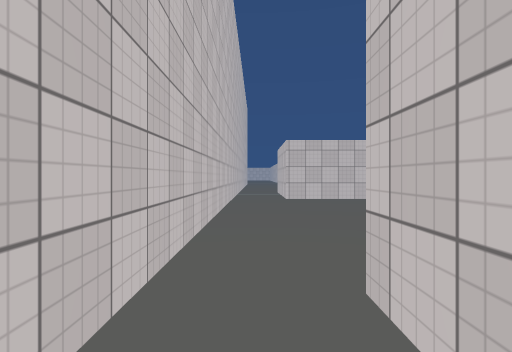
view 1 (above)

19 first-person views from a walk through a scene from a Unity 3-D project. The camera is 1.4 m above the floor, looks level and sees 80° across. The floor is counted in squares, 2 m on a side. Each view is taken from the middle of a square. On the plan, view 1 faces up. The plan holds only what a view shows up to about 10 squares ahead; the rest is blank. The place goes on beyond the plan. Some surface patterns are stand-ins.

view 2
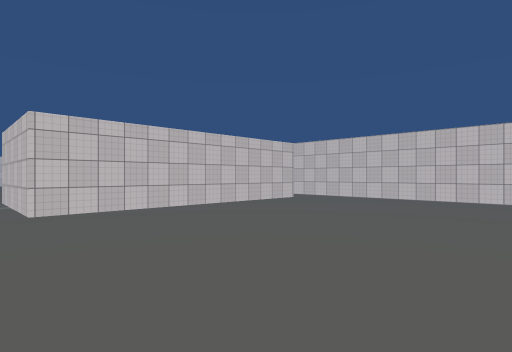

view 3
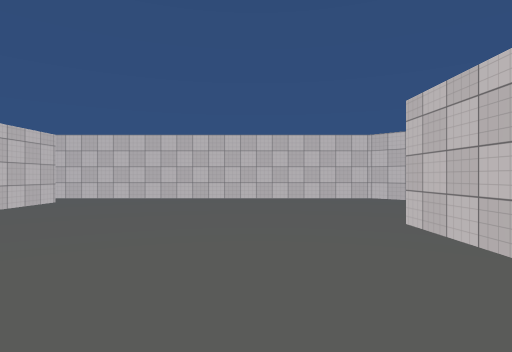

view 4
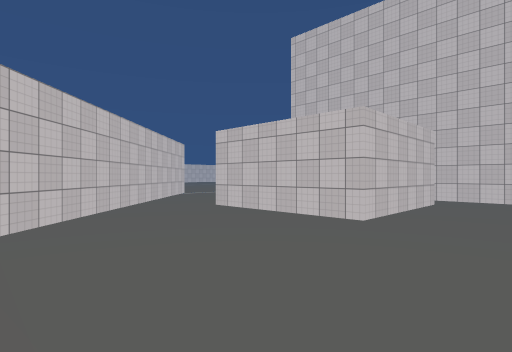

view 5
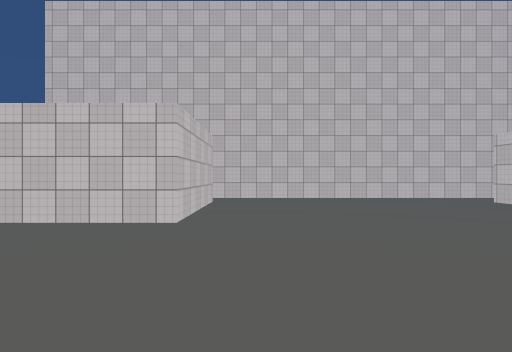

view 6
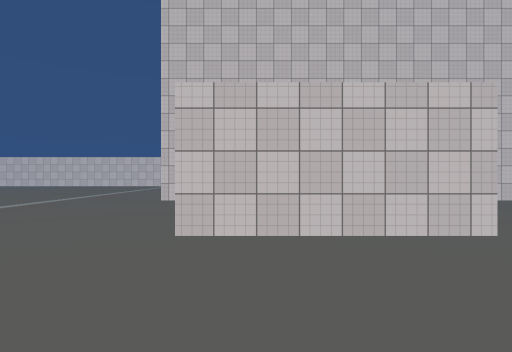

view 7
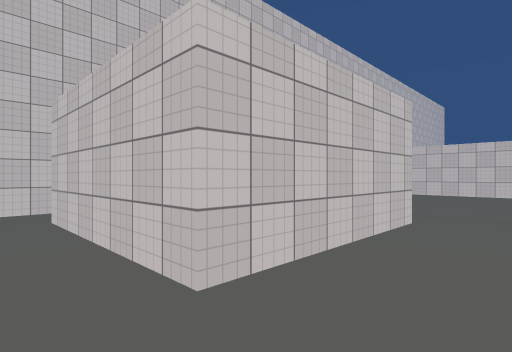

view 8
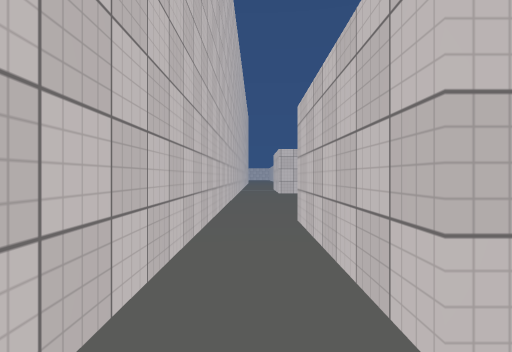

view 9
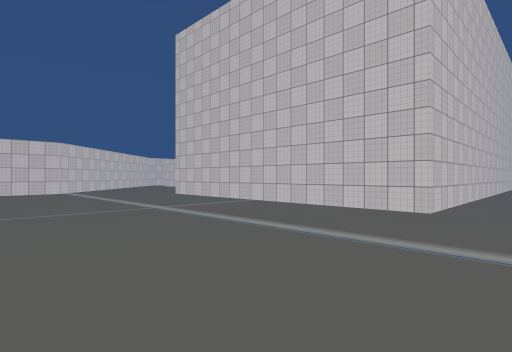

view 10
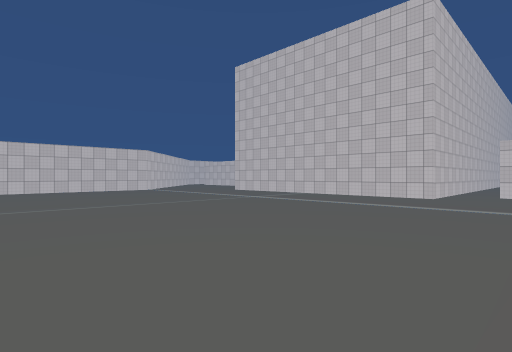

view 11
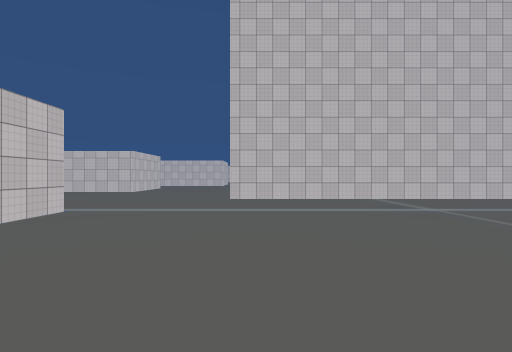

view 12
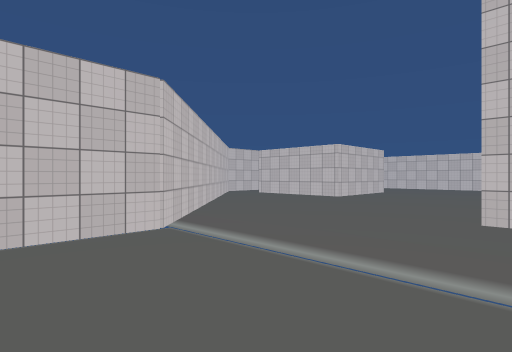

view 13
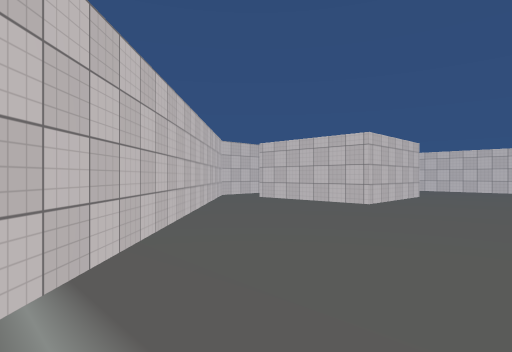

view 14
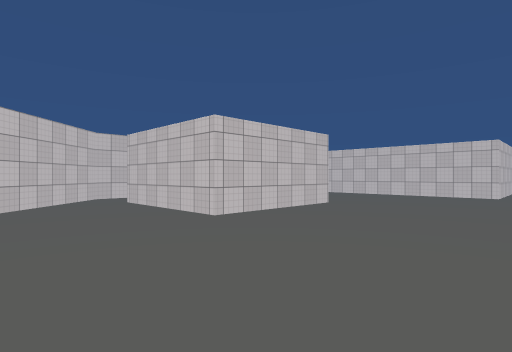

view 15
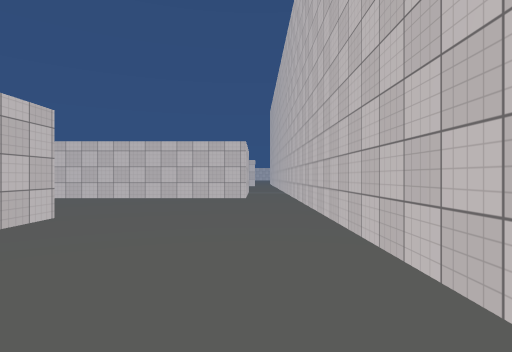

view 16
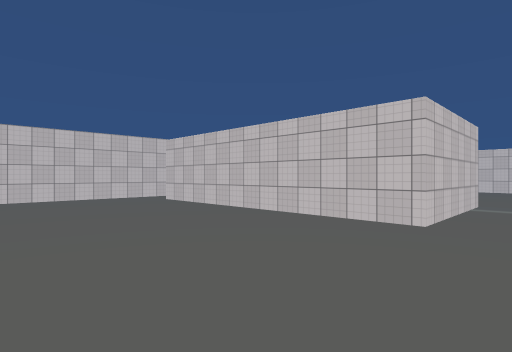

view 17
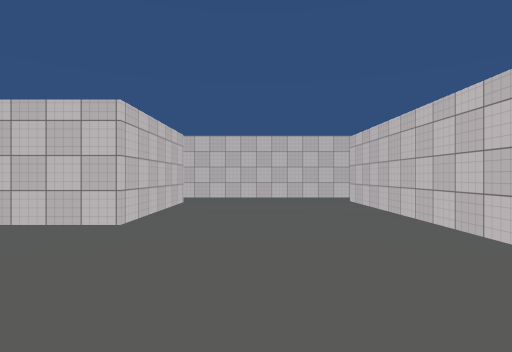

view 18
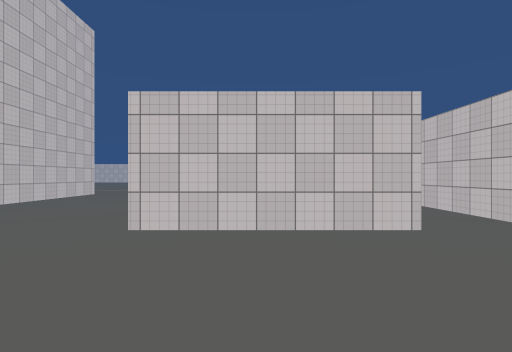

view 19
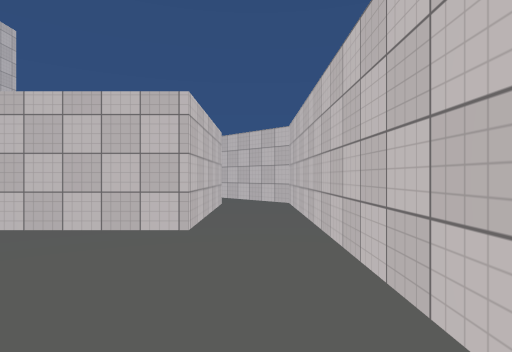

### Floor plan
Points are (right, up) in squares from view 1. A wall is a line through its corners. A room is listed if a view was taken in it or the views show most of it. See-through windows are left out.
Room 1 (views 1, 2, 3, 4, 5, 6, 7)
walls: (8.1, 9.3) (0.9, 9.3) (0.9, 11.5); (0.7, -1.9) (0.7, 1.8) (4.4, 1.8) (4.4, -1.9); (4.7, -4.5) (9.6, 0.4) (9.6, 10.4); (-0.7, 10.6) (-0.7, -2.5)
ways out: opening at (0, -2) to room 2; opening at (5, -3.5) to room 2
Room 2 (views 8, 9, 10, 11, 12, 13, 14, 15, 16, 17, 18, 19)
walls: (-9.8, -2) (-9.8, 9); (-0.7, -2.5) (-0.7, -3.7) (-9.9, -3.7); (-14.3, 0.3) (-18.1, 0.3) (-18.1, 4.1) (-14.3, 4.1) (-14.3, 0.3); (4, -5.2) (4.7, -4.5); (4.4, -1.9) (0.7, -1.9); (-11.3, 11.5) (-11.3, 8.6) (-18.5, 8.6); (-19.9, 9.1) (-19.9, 0.1) (-12.8, -7) (-12.8, -8.8)
ways out: opening at (0, -2) to room 1; opening at (5, -3.5) to room 1

Positions as (right, up) in squares from view 1, and headings:
1: (0, 0), facing up
2: (0, 3), facing up-right
3: (0, 4), facing right
4: (9, 4), facing down-left
5: (9, 3), facing left
6: (8, -1), facing left
7: (6, -3), facing up-left
8: (0, -3), facing up
9: (1, -10), facing up-left
10: (2, -14), facing up-left
11: (-9, -13), facing up
12: (-9, -9), facing up-left
13: (-11, -7), facing up-left
14: (-10, -3), facing up-left
15: (-11, -1), facing up
16: (-10, 4), facing up-left
17: (-10, 6), facing left
18: (-16, 8), facing down
19: (-19, 8), facing down
